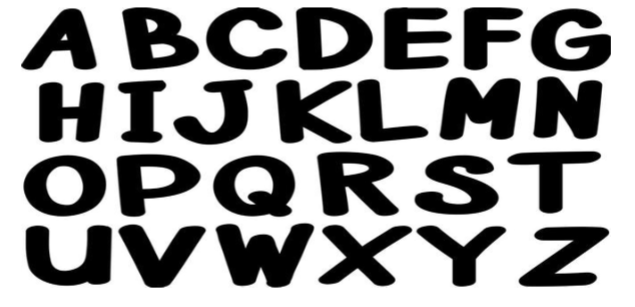
#> input picture alpha.png, 635 x 307 px
$ jupyter execute 12.ipynb
#> lines starting #> are read from the running program, lines starting #| are printed output that depends on the picture; after the words box and inside, x2 and y2 are one past the last pixel; in counts of white or black regions, pixels touching at a corner belong together
## Morphological Image Processing

[cell 1]
import cv2
import numpy as np
import matplotlib.pyplot as plt

[cell 2]
img = cv2.imread('alpha.png', 0)
#> img is the input picture: shape (307, 635); min 0, max 255, mean 159.3

[cell 3]
binr = cv2.threshold(img, 0, 255, cv2.THRESH_BINARY + cv2.THRESH_OTSU)[1]
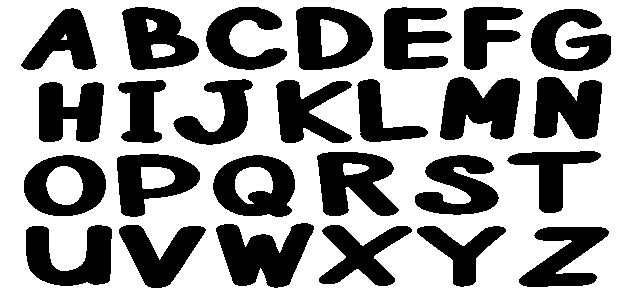
#> binr: shape (307, 635); 62.3% white; 26 black regions, largest, box (x1, y1, x2, y2) and area: (216, 223, 314, 288) 3893, (440, 77, 520, 140) 3660, (317, 152, 399, 216) 3493

[cell 4]
kernel = np.ones((5, 5), np.uint8)

[cell 5]
invert = cv2.bitwise_not(binr)

erosion = cv2.erode(invert, kernel, iterations=1)
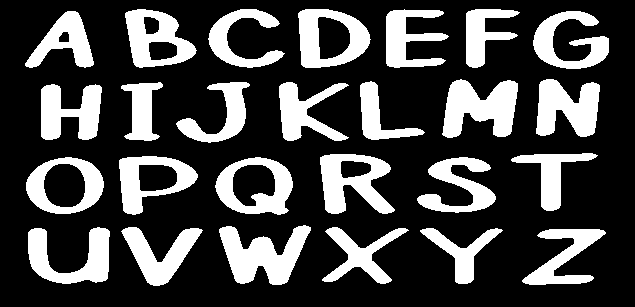
#> erosion: shape (307, 635); 27.3% white; 26 white regions, largest, box (x1, y1, x2, y2) and area: (219, 225, 311, 285) 3016, (442, 79, 518, 138) 2907, (536, 79, 600, 137) 2543

[cell 6]
plt.imshow(erosion, cmap='gray')

[cell 7]
kernel = np.ones((3, 3), np.uint8)
invert = cv2.bitwise_not(binr)

[cell 8]
dilation = cv2.dilate(invert, kernel, iterations=1)
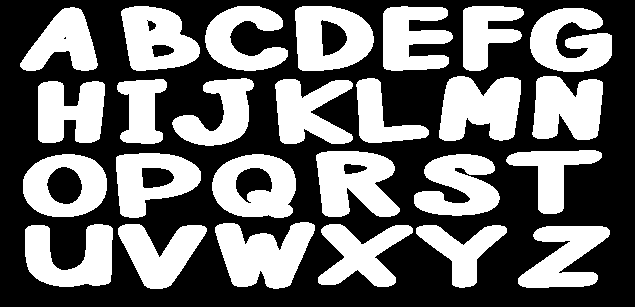
#> dilation: shape (307, 635); 43.1% white; 26 white regions, largest, box (x1, y1, x2, y2) and area: (215, 222, 315, 289) 4341, (439, 76, 521, 141) 4050, (316, 151, 400, 217) 3969
plt.imshow(dilation, cmap='gray')

[cell 9]
img = cv2.imread('car.png', 0)
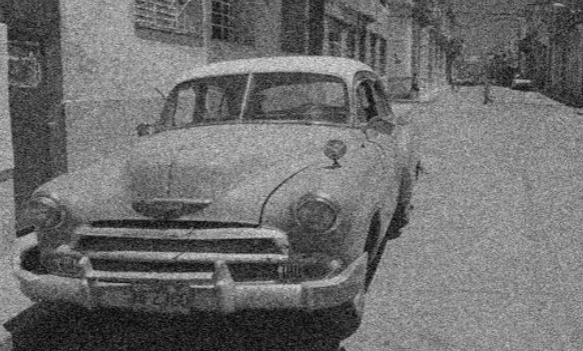
#> input picture car.png, 583 x 351 px
#> img is the input picture: shape (351, 583); min 3, max 227, mean 109.9
binr = cv2.threshold(img, 0, 255, cv2.THRESH_BINARY + cv2.THRESH_OTSU)[1]
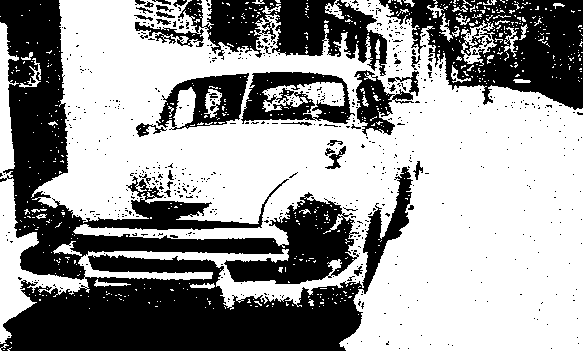
#> binr: shape (351, 583); 60.2% white; 646 black regions (610 under 20 px), largest, box (x1, y1, x2, y2) and area: (0, 0, 413, 351) 50295, (379, 0, 583, 110) 12308, (135, 0, 387, 76) 8228

[cell 10]
opening = cv2.morphologyEx(binr, cv2.MORPH_OPEN, kernel, iterations=1)
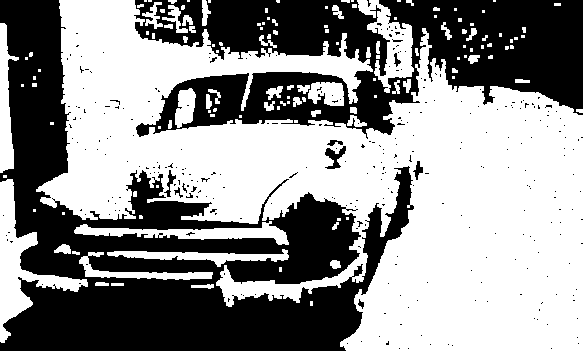
#> opening: shape (351, 583); 56.4% white; 304 black regions (295 under 20 px), largest, box (x1, y1, x2, y2) and area: (0, 0, 414, 351) 53367, (134, 0, 583, 139) 34524, (325, 146, 346, 169) 220
plt.imshow(opening, cmap='gray')

[cell 11]
closing = cv2.morphologyEx(binr, cv2.MORPH_CLOSE, kernel, iterations=1)
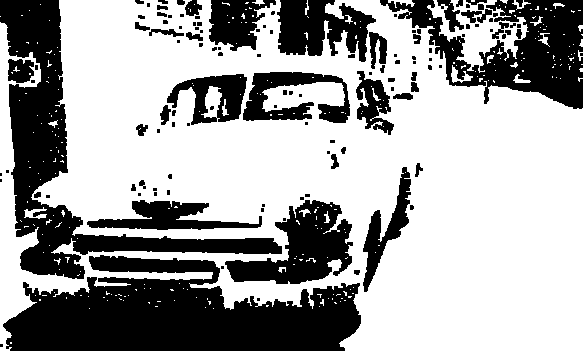
#> closing: shape (351, 583); 63.9% white; 124 black regions (73 under 20 px), largest, box (x1, y1, x2, y2) and area: (3, 255, 361, 351) 22455, (0, 0, 282, 279) 15682, (380, 0, 583, 109) 9733
plt.imshow(closing, cmap='gray')

[cell 12]
img = cv2.imread('alpha.png', 0)
binr = cv2.threshold(img, 0, 255, cv2.THRESH_BINARY + cv2.THRESH_OTSU)[1]

[cell 13]
invert = cv2.bitwise_not(binr)

[cell 14]
morph_gradient = cv2.morphologyEx(invert, cv2.MORPH_GRADIENT, kernel)
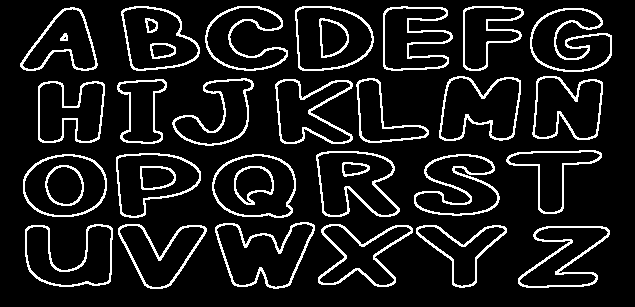
#> morph_gradient: shape (307, 635); 10.6% white in thin lines or dots, all inside (x1, y1, x2, y2) = (20, 6, 612, 289)
plt.imshow(morph_gradient, cmap='gray')

[cell 15]
img = cv2.imread('car.png', 0)
binr = cv2.threshold(img, 0, 255, cv2.THRESH_BINARY + cv2.THRESH_OTSU)[1]
kernel = np.ones((13, 13), np.uint8)

[cell 16]
morph_gradient = cv2.morphologyEx(binr, cv2.MORPH_TOPHAT, kernel)
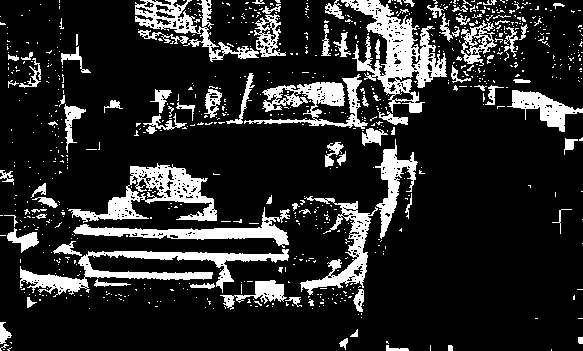
#> morph_gradient: shape (351, 583); 16.2% white; 821 white regions (733 under 20 px), largest, box (x1, y1, x2, y2) and area: (341, 0, 447, 113) 4189, (20, 249, 289, 297) 3478, (68, 163, 217, 223) 3019
plt.imshow(morph_gradient, cmap='gray')

[cell 17]
invert = cv2.bitwise_not(binr)
